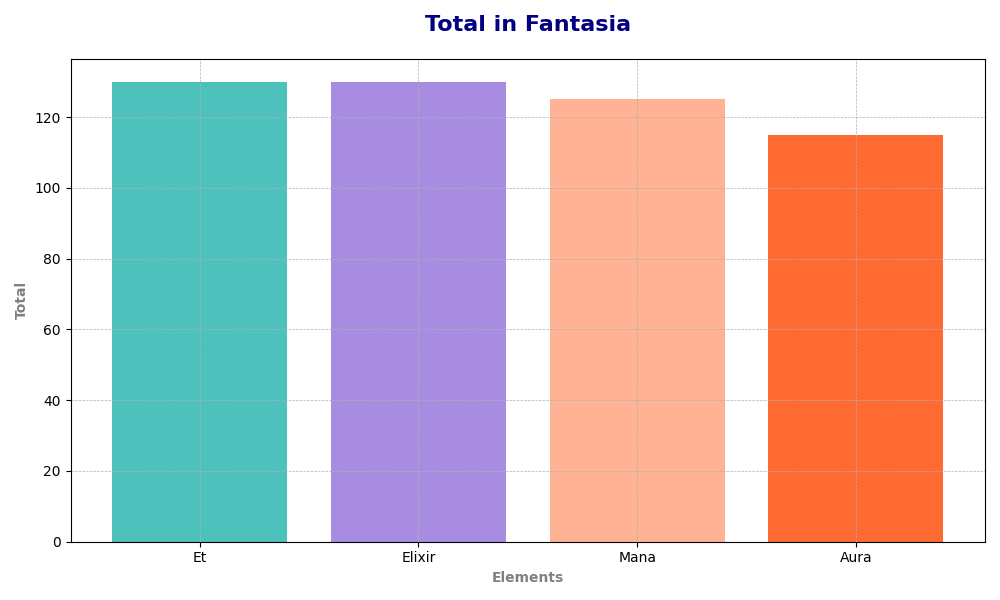

Generate this figure with Python:
import numpy as np
import matplotlib.pyplot as plt

# Islands and magical elements
islands = ['Av', 'Eldoria', 'Lum', 'Nox', 'Ve']
elements = ['Mana', 'Et', 'Elixir', 'Aura']

# Percentage data
percentage_data = np.array([
    [30, 25, 20, 25],
    [20, 30, 35, 15],
    [25, 25, 30, 20],
    [15, 35, 25, 25],
    [35, 15, 20, 30]
])

# Compute total abundance for each magical element
element_totals = np.sum(percentage_data, axis=0)

# Sort the elements and their totals in descending order
sorted_indices = np.argsort(-element_totals)
sorted_elements = np.array(elements)[sorted_indices]
sorted_totals = element_totals[sorted_indices]

# Plotting sorted bar chart
plt.figure(figsize=(10, 6))

bar_colors = ['#FFA07A', '#20B2AA', '#9370DB', '#FF4500']

plt.bar(sorted_elements, sorted_totals, color=[bar_colors[i] for i in sorted_indices], alpha=0.8)

plt.xlabel('Elements', fontsize=10, fontweight='bold', color='grey')
plt.ylabel('Total', fontsize=10, fontweight='bold', color='grey')
plt.title('Total in Fantasia', fontsize=16, fontweight='bold', pad=20, color='navy')

plt.grid(True, linestyle='--', linewidth=0.5)
plt.tight_layout()

plt.show()
